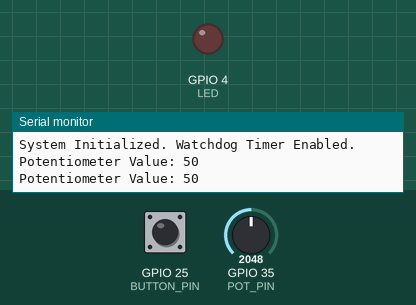
The program below on a simulated ESP32. Parts: output pins drawn as LEDs (lit = HIGH), the last lines printed to the serial monitor. The inputs (shaded band) are chosen by the test bench; at power-on: GPIO 25 (BUTTON_PIN) HIGH, GPIO 35 (POT_PIN) = 2048. At 2.0 s the program stops and its outputs stay as they are.

Above: at 1.8 s.
1.9 s: GPIO 25 (BUTTON_PIN) pulled LOW for 1.2 s
At 2.6 s:
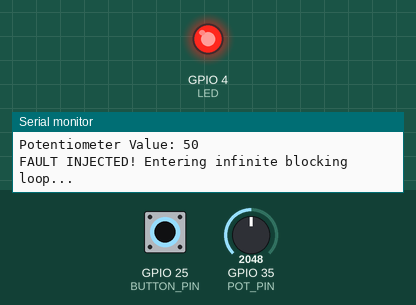
Timing chart, 0 to 3.5 s (numbered marks = the images above; inputs shaded):
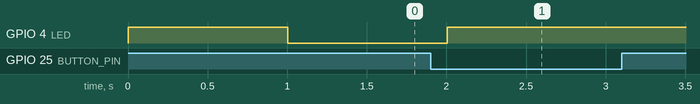

Measured:
- after the input at 1.9 s, GPIO 4 (LED): goes on until 2.0 s, then stays HIGH

The program:

main.cpp
```cpp
#define WDT_TIMEOUT 3  // Watchdog timeout in seconds
#define POT_PIN    35
#define BUTTON_PIN 25
#define LED    4

/////////////////////////////////////////////////////////////////////////////////////////////////////////////////////

#include <Arduino.h>
#include <esp_task_wdt.h> // ESP32 Task Watchdog Timer header


 /////////////////////////////////////////////////////////////////////////////////////////////////////////////////////


void setup() {
  Serial.begin(115200);

  pinMode(BUTTON_PIN, INPUT_PULLUP);
  pinMode(LED, OUTPUT);
  digitalWrite(LED, LOW); // Ensure LED is off at startup
  Serial.println("\n--- ESP32 Watchdog Timer Demo ---");

  // Configure and initialize the Task Watchdog Timer (TWDT)
  /*esp_task_wdt_config_t twdt_config = {
      .timeout_ms = WDT_TIMEOUT * 1000, // Timeout in milliseconds (3000 ms)
      .idle_core_mask = (1 << portNUM_PROCESSORS) - 1, // Monitor idle tasks on both cores
      .trigger_panic = true            // Trigger hardware panic/reset on timeout
  };*/

  // Initialize WDT directly: 3-second timeout, panic enabled
  // It is directly done bcz the upper commented function is timed out in the libraries added

  // Parameter 1: Timeout in SECONDS (3 = 3 seconds)
  // Parameter 2: Panic flag (true = trigger hardware reset on timeout)
  esp_task_wdt_init(WDT_TIMEOUT, true);

  // Add the current task (loopTask running setup and loop) to the WDT watchdog list
  // Subscribe loopTask to watchdog
  // NULL here means the current task (loopTask) i.e the void loop() function is added to the watchdog list
  esp_task_wdt_add(NULL);

  Serial.println("System Initialized. Watchdog Timer Enabled.");
}


     /////////////////////////////////////////////////////////////////////////////////////////////////////////////////////


void loop() {
  // Read potentiometer value (0 to 4095 on ESP32 12-bit ADC)
  int potValue = analogRead(POT_PIN);
  potValue = map(potValue, 0, 4095, 0, 100); // Map to percentage (0-100)
  // Toggle LED state
  digitalWrite(LED, !digitalRead(LED));   // Read current LED state and write the opposite of it

  // Feed/Reset the ESP32 Task Watchdog Timer
  esp_task_wdt_reset();

  // FAULT INJECTION CHECK:
  if (digitalRead(BUTTON_PIN) == LOW) {
    Serial.println("FAULT INJECTED! Entering infinite blocking loop...");

    // Infinite loop: Stop calling esp_task_wdt_reset()
    while (true) {
      // The CPU is trapped here. The watchdog timer continues counting up.
      // After 3 seconds, the hardware WDT triggers an automatic hardware reset.
    }
  }

  // If no fault is injected, print the potentiometer value to the Serial Monitor
  Serial.print("Potentiometer Value: ");
  Serial.println(potValue);

  delay(1000);
}
```
